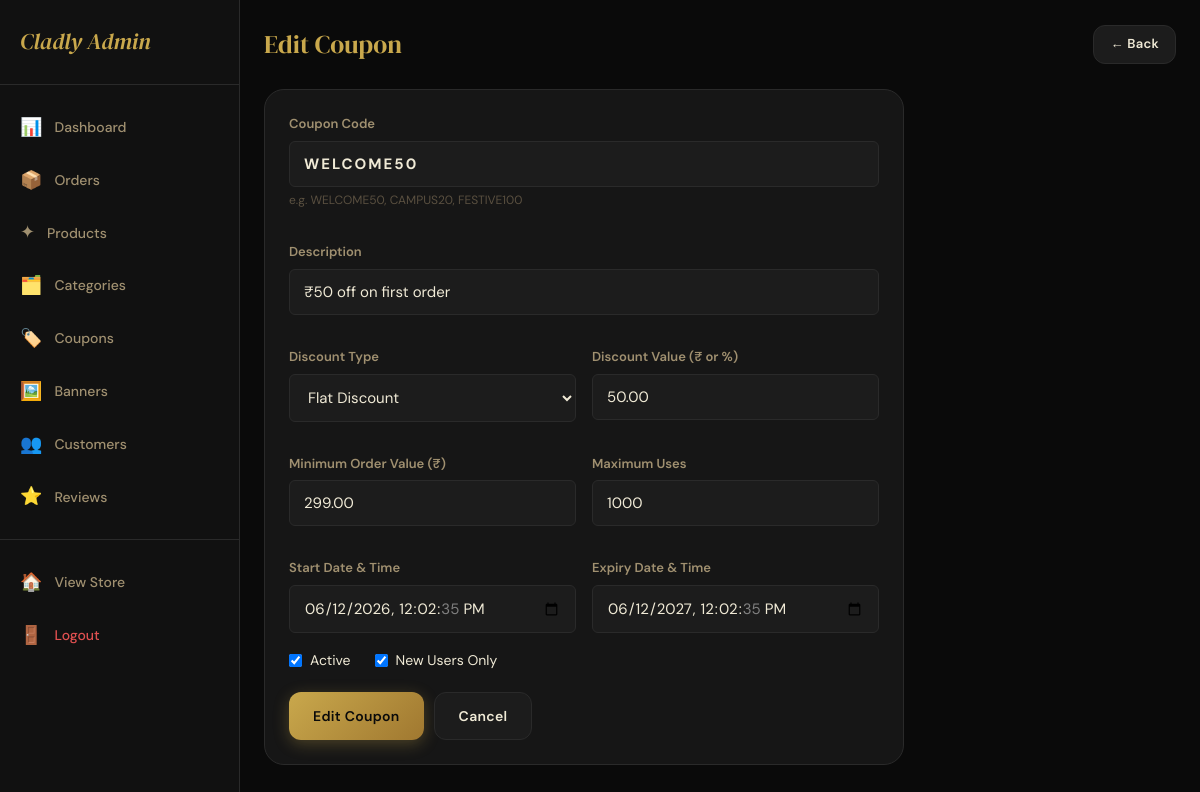
The page /admin-panel/coupons/1/edit/ (signed in) on the database its author committed.
### store/models.py (models this page shows, shortened)
class Coupon(models.Model):
    DISCOUNT_TYPE = [
        ('flat', 'Flat Discount'),
        ('percent', 'Percentage Discount'),
    ]
    code = models.CharField(max_length=50, unique=True)
    description = models.CharField(max_length=200, blank=True)
    discount_type = models.CharField(max_length=10, choices=DISCOUNT_TYPE, default='flat')
    discount_value = models.DecimalField(max_digits=10, decimal_places=2)
    minimum_order_value = models.DecimalField(max_digits=10, decimal_places=2, default=0)
    max_uses = models.IntegerField(default=100)
    used_count = models.IntegerField(default=0)
    start_date = models.DateTimeField()
    expiry_date = models.DateTimeField()
    is_active = models.BooleanField(default=True)
    for_new_users_only = models.BooleanField(default=False)
    created_at = models.DateTimeField(auto_now_add=True)

### store/views.py (the view)
# urls.py: path('admin-panel/coupons/<int:pk>/edit/', views.admin_edit_coupon, name='admin_edit_coupon'),
@user_passes_test(is_admin, login_url='/login/')
def admin_edit_coupon(request, pk):
    coupon = get_object_or_404(Coupon, pk=pk)
    form = CouponForm(request.POST or None, instance=coupon)
    if request.method == 'POST' and form.is_valid():
        form.save()
        messages.success(request, 'Coupon updated.')
        return redirect('admin_coupons')
    return render(request, 'store/admin/coupon_form.html', {'form': form, 'action': 'Edit'})

### store/forms.py
class CouponForm(forms.ModelForm):
    class Meta:
        model = Coupon
        fields = ['code', 'description', 'discount_type', 'discount_value',
                  'minimum_order_value', 'max_uses', 'start_date', 'expiry_date',
                  'is_active', 'for_new_users_only']
        widgets = {
            'code': forms.TextInput(attrs={'class': FORM_CTRL, 'style': 'text-transform:uppercase;letter-spacing:2px;font-weight:700;'}),
            'description': forms.TextInput(attrs={'class': FORM_CTRL}),
            'discount_type': forms.Select(attrs={'class': FORM_CTRL}),
            'discount_value': forms.NumberInput(attrs={'class': FORM_CTRL}),
            'minimum_order_value': forms.NumberInput(attrs={'class': FORM_CTRL}),
            'max_uses': forms.NumberInput(attrs={'class': FORM_CTRL}),
            'start_date': forms.DateTimeInput(attrs={'type': 'datetime-local', 'class': FORM_CTRL}),
            'expiry_date': forms.DateTimeInput(attrs={'type': 'datetime-local', 'class': FORM_CTRL}),
        }

### store/context_processors.py (called while the page is built)
def cart_wishlist_count(request):
    cart_count = 0
    wishlist_count = 0
    notif_count = 0
    if request.user.is_authenticated:
        cart_count = Cart.objects.filter(user=request.user).count()
        wishlist_count = Wishlist.objects.filter(user=request.user).count()
        notif_count = Notification.objects.filter(user=request.user, is_read=False).count()
    else:
        session_key = request.session.session_key
        if session_key:
            cart_count = Cart.objects.filter(session_key=session_key).count()
    return {
        'cart_count': cart_count,
        'wishlist_count': wishlist_count,
        'notif_count': notif_count,
    }

def categories_list(request):
    categories = Category.objects.filter(is_active=True).order_by('order', 'name')
    return {'nav_categories': categories}

### store/views.py (called while the page is built)
def is_admin(user):
    return user.is_authenticated and user.is_staff

### store/templates/store/admin/coupon_form.html (shortened to what this page needs)
{% extends 'store/admin/base_admin.html' %}
{% block admin_content %}
<div class="admin-header">
  <div class="admin-page-title">{{ action }} Coupon</div>
  <a href="{% url 'admin_coupons' %}" class="btn btn-dark btn-sm">← Back</a>
</div>
<div style="max-width:640px;">
  <form method="post" style="background:var(--black-card);border:1px solid var(--border);border-radius:var(--radius-lg);padding:24px;">
    <div style="display:grid;grid-template-columns:1fr 1fr;gap:16px;">
      <div class="form-group" style="grid-column:1/-1;">
        <label class="form-label">Coupon Code</label>{{ form.code }}
        <div style="font-size:12px;color:var(--text-muted);margin-top:4px;">e.g. WELCOME50, CAMPUS20, FESTIVE100</div>
      </div>
      <div class="form-group" style="grid-column:1/-1;">
        <label class="form-label">Description</label>{{ form.description }}
      </div>
      <div class="form-group">
        <label class="form-label">Discount Type</label>{{ form.discount_type }}
      </div>
      <div class="form-group">
        <label class="form-label">Discount Value (₹ or %)</label>{{ form.discount_value }}
      </div>
      <div class="form-group">
        <label class="form-label">Minimum Order Value (₹)</label>{{ form.minimum_order_value }}
      </div>
      <div class="form-group">
        <label class="form-label">Maximum Uses</label>{{ form.max_uses }}
      </div>
      <div class="form-group">
        <label class="form-label">Start Date & Time</label>{{ form.start_date }}
      </div>
      <div class="form-group">
        <label class="form-label">Expiry Date & Time</label>{{ form.expiry_date }}
      </div>
    </div>
    <div style="display:flex;gap:24px;margin-bottom:20px;">
      <label style="display:flex;align-items:center;gap:8px;font-size:14px;cursor:pointer;">{{ form.is_active }} Active</label>
      <label style="display:flex;align-items:center;gap:8px;font-size:14px;cursor:pointer;">{{ form.for_new_users_only }} New Users Only</label>
    </div>
    <div style="display:flex;gap:10px;">
      <button type="submit" class="btn btn-gold">{{ action }} Coupon</button>
      <a href="{% url 'admin_coupons' %}" class="btn btn-dark">Cancel</a>
    </div>
  </form>
</div>
{% endblock %}

### store/static/store/css/main.css (style rules this page uses)
:root { --gold: #C9A84C; --gold-light: #E8C96A; --gold-dark: #A07830; --gold-pale: #F5EDD6; --black: #0A0A0A; --black-soft: #111111; --black-card: #161616; --surface: #1C1C1C; --border: #2A2A2A; --border-gold: rgba(201,168,76,0.25); --text-primary: #F0EAD6; --text-secondary: #A09070; --text-muted: #5A5040; --white: #FFFFFF; --error: #E05050; --success: #50B878; --warning: #E0A050; --font-display: 'DM Serif Display', 'Playfair Display', Georgia, serif; --font-body: 'DM Sans', system-ui, sans-serif; --radius-sm: 6px; --radius: 12px; --radius-lg: 20px; --radius-xl: 32px; --shadow-gold: 0 4px 24px rgba(201,168,76,0.15); --shadow-deep: 0 8px 40px rgba(0,0,0,0.6); --shadow-card: 0 2px 16px rgba(0,0,0,0.4); --transition: 0.3s cubic-bezier(0.4, 0, 0.2, 1); }
body, .navbar, .category-nav, .product-card, .cart-item, .form-card, .checkout-section, .admin-sidebar, .stat-card, .table-wrap, footer.footer { transition: background-color 0.3s ease, border-color 0.3s ease, color 0.3s ease; }
*, *::before, *::after { box-sizing: border-box; margin: 0; padding: 0; }
html { scroll-behavior: smooth; -webkit-text-size-adjust: 100%; }
body { font-family: var(--font-body); background: var(--black); color: var(--text-primary); font-size: 15px; line-height: 1.6; overflow-x: hidden; }
a { color: var(--gold); text-decoration: none; transition: color var(--transition); }
button { cursor: pointer; font-family: var(--font-body); }
input, select, textarea { font-family: var(--font-body); }
.btn { display: inline-flex; align-items: center; justify-content: center; gap: 8px; padding: 12px 24px; border-radius: var(--radius); font-family: var(--font-body); font-size: 14px; font-weight: 600; border: none; cursor: pointer; transition: all var(--transition); text-decoration: none; letter-spacing: 0.3px; white-space: nowrap; }
.btn-gold { background: linear-gradient(135deg, var(--gold), var(--gold-dark)); color: var(--black); box-shadow: 0 4px 16px rgba(201,168,76,0.3); }
.btn-dark { background: var(--surface); color: var(--text-primary); border: 1px solid var(--border); }
.btn-sm { padding: 8px 16px; font-size: 13px; }
.form-group { margin-bottom: 16px; }
.form-label { display: block; font-size: 13px; font-weight: 600; color: var(--text-secondary); margin-bottom: 6px; }
.form-control { width: 100%; background: var(--surface); border: 1px solid var(--border); border-radius: var(--radius-sm); padding: 12px 14px; color: var(--text-primary); font-size: 15px; outline: none; transition: border-color var(--transition); }
.form-control::placeholder { color: var(--text-muted); }
select.form-control { cursor: pointer; }
.admin-header { display: flex; justify-content: space-between; align-items: center; margin-bottom: 24px; }
.admin-page-title { font-family: var(--font-display); font-size: 1.6rem; color: var(--gold); }

### rows shown on the page
Coupon: code "WELCOME50", description "₹50 off on first order", discount_type "Flat Discount", discount_value "50.00", minimum_order_value "299.00", max_uses "1000", start_date "06/12/2026 12:02:35", expiry_date "06/12/2027 12:02:35", is_active "☑", for_new_users_only "☑"

### other values the page prints
{{ action }} "Edit"
